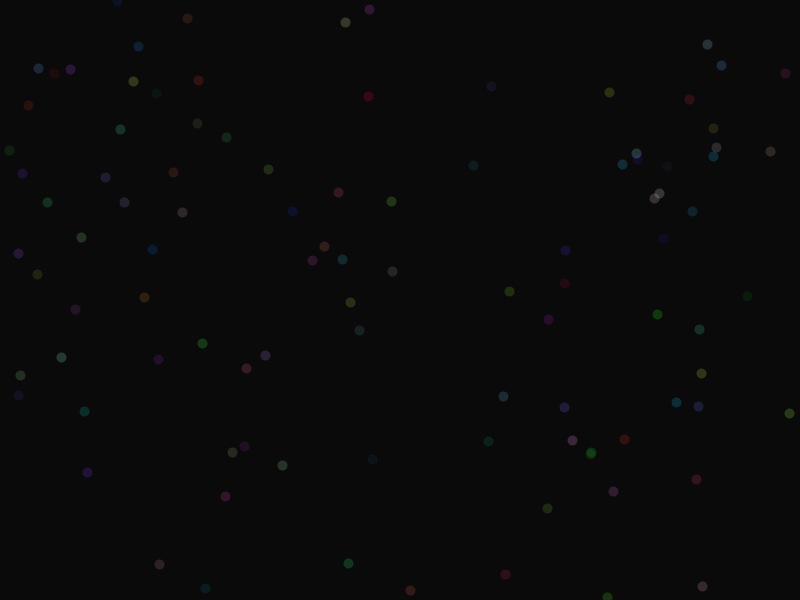
Frame 1 (no input)
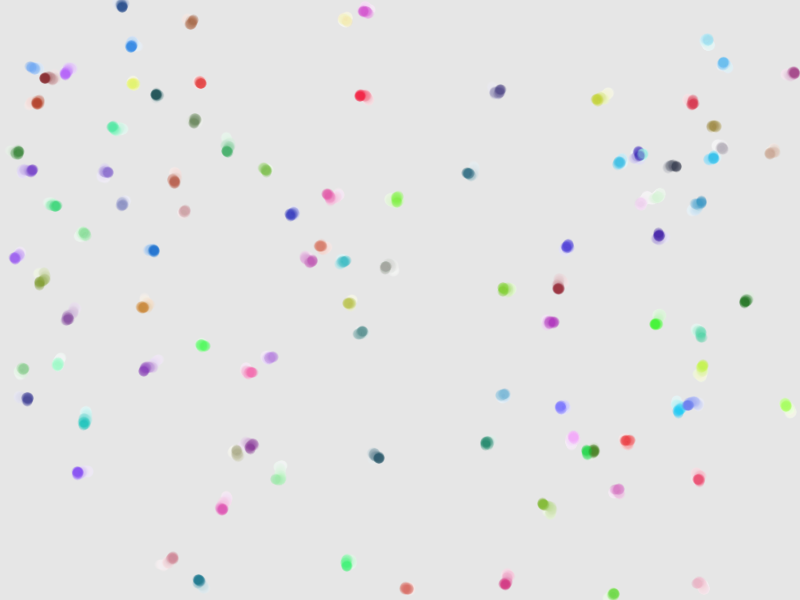
Frame 60 (the mouse pressed at the canvas centre just before this capture)
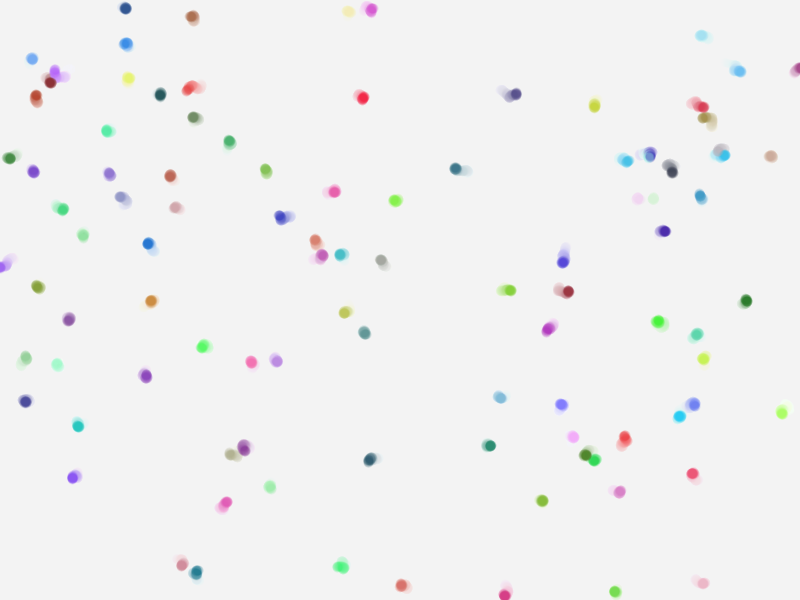
Frame 120 (the mouse held since frame 60 and released just before this capture)

The Processing sketch that drew these frames (run headless with seeded random() and noise(); from frame 60 on, the mouse is pressed at the canvas centre):

// Processing sketch: randomwalk1
// ── randomwalk1.pde

int numWalkers = 100;
Walker[] walkers;
int seed = 123;
int HEIGHT=600;
int WIDTH=800;

String colorPalette[] = {"B8D9D9", "D98F4E", "D9AE89", "A62F03", "732210"};

class Walker {
  float x, y;
  color c;
  
  Walker(float startX, float startY, color startC) {
    x = random(0, WIDTH); //startX;
    y = random(0, HEIGHT); //startY;
    c = startC;
  }
  
  void step() {
    float choice = random(1);
    
    // Choose a random direction (up, down, left, right)
    if (choice < 0.25) {
      x++;
    } else if (choice < 0.5) {
      x--;
    } else if (choice < 0.75) {
      y++;
    } else {
      y--;
    }
  }
  
  void display() {
    stroke(c, 50); // Faded, transparent lines
    strokeWeight(10);
    point(x, y);
  }
}

void setup() {
  size(800, 600);
  background(0);
  
  randomSeed(seed);
  
  walkers = new Walker[numWalkers];
  for (int i = 0; i < numWalkers; i++) {
    String colorName = colorPalette[int(random(0,  colorPalette.length))];
    color c = unhex(colorName);
    color c1 = color(random(255), random(255), random(255));
    walkers[i] = new Walker(width / 2, height / 2, c1 );
  }
}

void draw() {
  // Add a semi-transparent black rectangle to create a trailing effect
  fill(255, 10);
  noStroke();
  rect(0, 0, width, height);

  for (int i = 0; i < numWalkers; i++) {
    walkers[i].step();
    walkers[i].display();
  }
}
